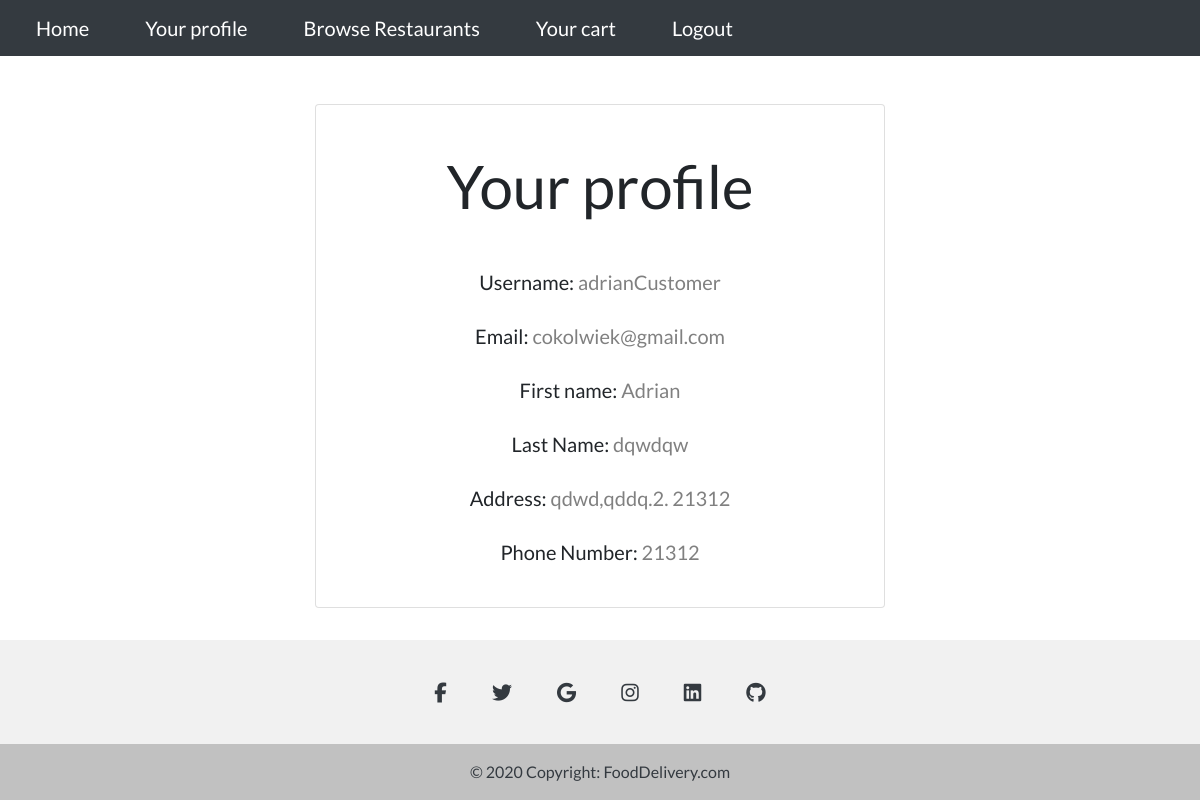
/profile/ (signed in), run on the app's committed database.
### Users/models.py (models this page shows)
class Customers(models.Model):
    user = models.ForeignKey(User, on_delete=models.CASCADE)
    first_name = models.CharField(max_length=50)
    last_name = models.CharField(max_length=50)
    address = models.ForeignKey(Address, on_delete=models.CASCADE)
    phone_number = models.CharField(max_length=9)

class Address(models.Model):
    city = models.CharField(max_length=50)
    street = models.CharField(max_length=100)
    building_number = models.IntegerField()
    flat_number = models.IntegerField(blank=True)

### Home/views.py (the view)
# urls.py: path('profile/',Home_views.profile,name='profile'),
@login_required()
def profile(request):
    group = request.user.groups.filter(user=request.user)[0]
    if group.name == "Customers":
        customer = Customers.objects.filter(user = request.user)[0]
        args = {'customer':customer}
        return render(request,'Home/customerProfile.html',args)
    elif group.name == "RestaurantManager":
        restaurant = Restaurants.objects.filter(user = request.user)[0]
        args = {'restaurant':restaurant}
        return render(request,'Home/restaurantProfile.html',args)
    elif group.name == "Delivery":
        deliverer = Deliverers.objects.filter(user = request.user)[0]
        args = {'deliverer':deliverer}
        return render(request,'Home/delivererProfile.html',args)
    else:
        return redirect('home')

### Home/templates/Home/customerProfile.html
{% extends "Home/base.html" %}
{% block content %}
<div class="container w-50">
    <div class="card mt-5 mx-auto text-center">
        <div class="card-body" style="font-size: 20px;">
            <p style="font-size: 60px;" class="p-3">Your profile</p>
            <p class="p-1">Username: <span style="color: grey;">{{user.username}}</span></p>
            <p class="p-1">Email: <span style="color: grey;">{{user.email}}</span></p>
            <p class="p-1">First name: <span style="color: grey;">{{customer.first_name}}</span></p>
            <p class="p-1">Last Name: <span style="color: grey;">{{customer.last_name}}</span></p>
            <p class="p-1">Address: <span style="color: grey;">{{customer.address.city}},{{customer.address.street}}.{{customer.address.building_number}}.
            {{customer.address.flat_number}}</span></p>
            <p class="p-1" >Phone Number: <span style="color: grey;">{{customer.phone_number}}</span></p>
        </div>
    </div>
</div>
{% endblock content %}

### Home/static/Home/style.css (style rules this page uses)
body { font-family: 'Lato', sans-serif; }

### data on the page
Customers: first_name "Adrian", last_name "dqwdqw", address.city "qdwd", address.street "qddq", address.building_number "2", address.flat_number "21312", phone_number "21312"

### other printed values
{{ user.username }} "adrianCustomer"
{{ user.email }} "cokolwiek@gmail.com"
